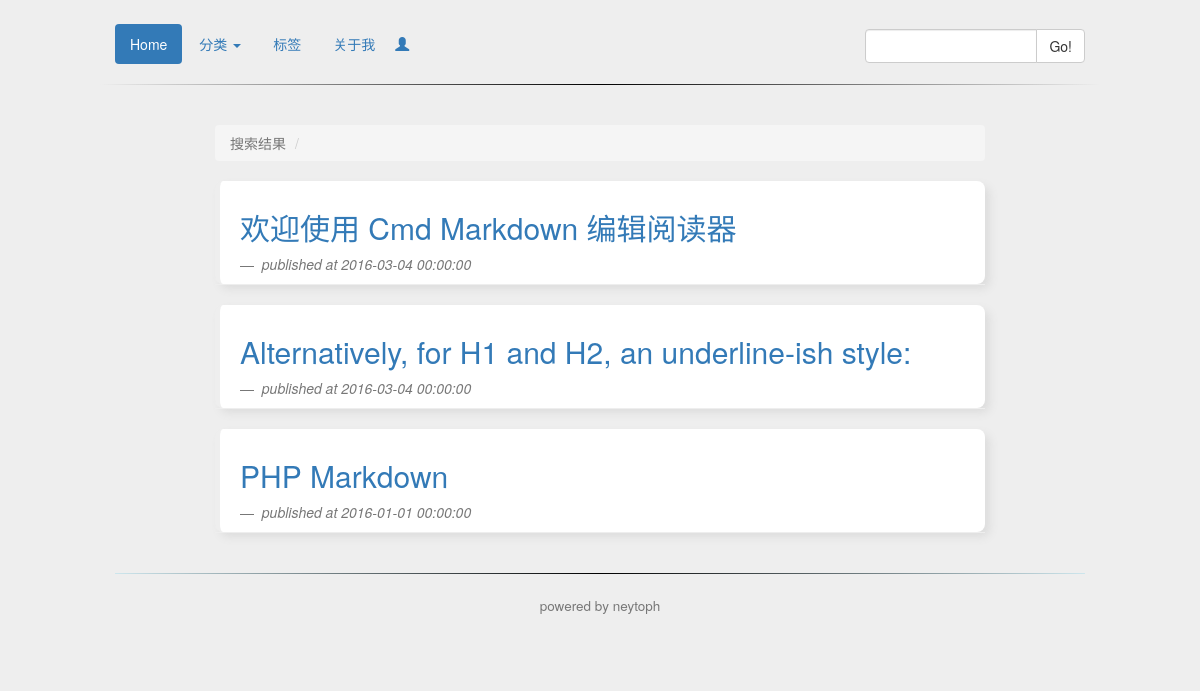
Page /index.php/search/show on the earlier database version.
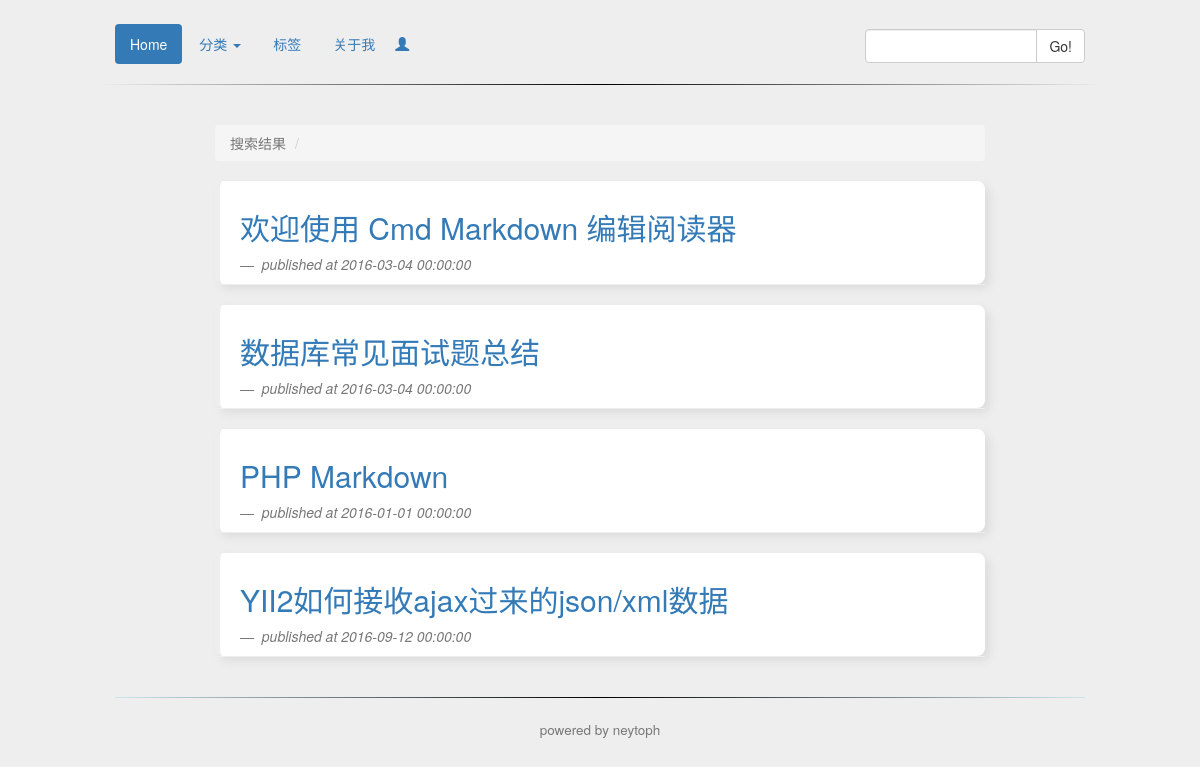
Same page on the later database version.
### tables this page shows
CREATE TABLE `articles` (
  `id` int(10) unsigned NOT NULL AUTO_INCREMENT,
  `title` varchar(255) NOT NULL,
  `content` text NOT NULL,
  `category` varchar(50) NOT NULL,
  `tag` varchar(100) NOT NULL,
  `published_at` datetime NOT NULL,
  `pv` int(50) unsigned NOT NULL DEFAULT '1',
  PRIMARY KEY (`id`)
);

### application/controllers/Search.php (called while the page is built, shortened)
<?php
class Search extends CI_Controller {
	public function show()
	{
        $this->load->helper('url');
		$pattern = $_POST['pattern'];
		$this->load->database();
		$this->load->model('articles_model');
		$articles_info = $this->articles_model->getAllArticles();
		foreach ($articles_info as $key => $value) {
            preg_match_all("/{$pattern}/i", $value['title'],$title_matches);
			preg_match_all("/{$pattern}/i", $value['content'],$content_matches);
            if(!empty($title_matches[0]) or !empty($content_matches[0])){
                $temp_arr['id'] = $value['id'];
                $temp_arr['title'] = $value['title'];
                $temp_arr['published_at'] = $value['published_at'];
                $temp_arr['score'] = count($content_matches[0]) + count($title_matches[0])*5;
                $show_arr[$temp_arr['score']] = $temp_arr;
            }
		}
        @krsort($show_arr);
        $data['pattern'] = $pattern;
        $data['show_arr'] = $show_arr;
		$data['cur_title'] = array('active','','','');
		$this->load->model('category_model');
		$data['all_category'] =  $this->category_model->getAllCategory();
        if (!empty($data['show_arr'])) {
            $this->load->view('header');
            $this->load->view('menu',$data);
            $this->load->view('search_show', $data);
            $this->load->view('footer');
        }else{
            $this->load->view('header');
            $this->load->view('menu',$data);
            $this->load->view('search_failed', $data);
            $this->load->view('footer');
        }
	}
}

### index.php (called while the page is built, shortened)
<?php
require_once BASEPATH.'core/CodeIgniter.php';

### application/models/articles_model.php (called while the page is built, shortened)
<?php
class Articles_model extends CI_Model {
	public function getAllArticles(){
		$sql="select * from articles";
		$query=$this->db->query($sql);
		foreach($query->result_array() as $row){
			$data[]=$row;
		}
		return $data;
	}
}

### application/views/search_show.php (the view)
<div class="col-sm-8 col-sm-offset-2" style="padding-top:20px">
<ol class="breadcrumb">
 <li class="active">搜索结果</li>
 <li class="active"><?php echo $pattern?></li>
</ol>
    <?php foreach ($show_arr as $key => $value): ?>
        <blockquote style="background-color: #FFF;margin-bottom:-20px;border-radius: 8px;box-shadow:5px 5px 8px #DDDDDD;"><a href='<?php echo site_url("Articles/article/{$value["id"]}");?>'><h2><?php echo $value['title']?></h2></a><small><cite title="Source Title"> published at <?php echo $value['published_at']?></cite></small></blockquote>
      <hr style="solid">
    <?php endforeach ?>
</div>

### application/views/header.php (shortened to what this page needs)
<!DOCTYPE html>
<html>
<head>
  <link rel="stylesheet" href="//cdn.bootcss.com/bootstrap/3.3.5/css/bootstrap.min.css">
  <link rel="stylesheet" href="<?php echo base_url('/public/css/github-markdown.css')?>">
  <link rel="stylesheet" href="<?php echo base_url('/public/css/bootstrap-datetimepicker.min.css')?>"/>
</head>
<body style="background-color: #EEE">

### application/views/menu.php (shortened to what this page needs)
<div class="menu">
    <div class="col-sm-10 col-sm-offset-1 "style="padding-top:2%;">
      <div class="row">
          <div class="col-sm-9">
            <ul class="nav nav-pills">
             <li class="<?php echo $cur_title[0];?>"><?php echo anchor("Articles/index","Home","")?></li>
             <li class="dropdown <?php echo $cur_title[1];?>">
              <a class="dropdown-toggle" data-toggle="dropdown" href="#">
                分类 <span class="caret"></span>
              </a>
             </li>
             <li class="<?php echo $cur_title[2];?>"><?php echo anchor("Tag/index","标签","")?></li>
             <li class="<?php echo $cur_title[3];?>"><?php echo anchor("About/index","关于我","")?></li>
             <?php echo anchor("admin/Index/index",'<span class="glyphicon glyphicon-user" style="margin-top:12px;margin-left:5px"></span>',"")?>
             </ul>
          </div>
           <div class="col-sm-3" style="float:right;margin-top:5px">
              <form class="input-group" method="post" action='<?php echo site_url('Search/show')?>'>
                 <input type="text" class="form-control" name='pattern'>
                 <span class="input-group-btn">
                    <button class="btn btn-default" type="submit">
                       Go!
                    </button>
                 </span>
              </form>
           </div>
        </div>
        <div class="row">
          <hr style="border: none;height: 1px;background-color: #bbb;background-image: -webkit-linear-gradient(0deg, #EEE, #000, #EEE);">
        </div>
      </div>
    </div>

### application/views/footer.php (shortened to what this page needs)
<div class="container-fluid">
  <div class="row">
    <div class="col-sm-10 col-sm-offset-1 col-xs-12">
      <hr style="border: none;height: 1px;background-color: #bbb;background-image: -webkit-linear-gradient(0deg, #CDE6ED, #000, #CDE6ED);">
      <h4 class="text-center" style="margin-bottom:50px">
        <small>powered by neytoph</small>
      </h4>
    </div>
  </div>
</div>
</body>
</html>

Differences in the rows shown:
changed articles: title "Alternatively, for H1 and H2, an underline-ish style:" → "数据库常见面试题总结"
added articles: title "YII2如何接收ajax过来的json/xml数据", published_at "2016-09-12 00:00:00"
